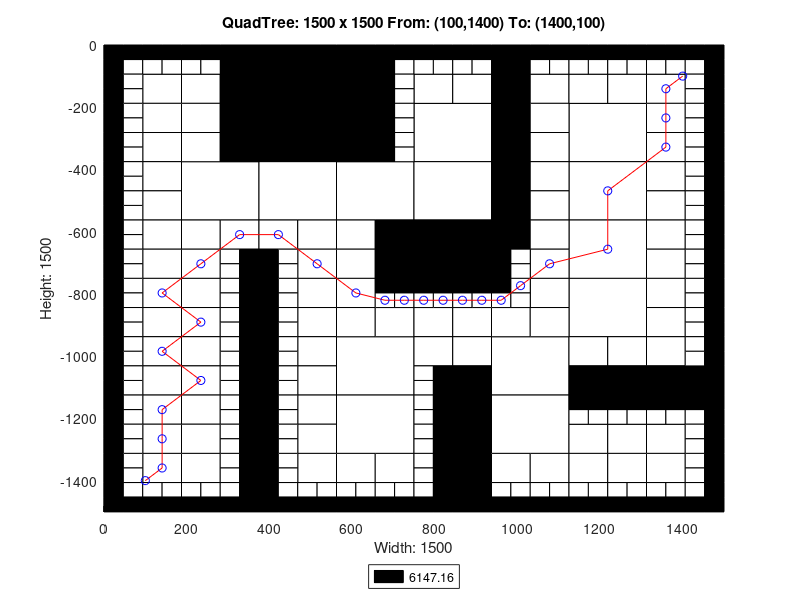

Write MATLAB code to recreate this figure.
axis([0 1500 -1500 0]);
title('QuadTree: 1500 x 1500 From: (100,1400) To: (1400,100)');
xlabel('Width: 1500');
ylabel('Height: 1500');
rectangle('Position',[375 -187.5 187.5 187.5], 'FaceColor',[0 0 0]);
rectangle('Position',[375 -375 187.5 187.5], 'FaceColor',[0 0 0]);
rectangle('Position',[187.5 -562.5 187.5 187.5], 'FaceColor',[1 1 1]);
rectangle('Position',[375 -562.5 187.5 187.5], 'FaceColor',[1 1 1]);
rectangle('Position',[562.5 -562.5 187.5 187.5], 'FaceColor',[1 1 1]);
rectangle('Position',[750 -375 187.5 187.5], 'FaceColor',[1 1 1]);
rectangle('Position',[1125 -375 187.5 187.5], 'FaceColor',[1 1 1]);
rectangle('Position',[750 -562.5 187.5 187.5], 'FaceColor',[1 1 1]);
rectangle('Position',[750 -750 187.5 187.5], 'FaceColor',[0 0 0]);
rectangle('Position',[1125 -562.5 187.5 187.5], 'FaceColor',[1 1 1]);
rectangle('Position',[1125 -750 187.5 187.5], 'FaceColor',[1 1 1]);
rectangle('Position',[562.5 -1125 187.5 187.5], 'FaceColor',[1 1 1]);
rectangle('Position',[562.5 -1312.5 187.5 187.5], 'FaceColor',[1 1 1]);
rectangle('Position',[937.5 -1125 187.5 187.5], 'FaceColor',[1 1 1]);
rectangle('Position',[1125 -937.5 187.5 187.5], 'FaceColor',[1 1 1]);
rectangle('Position',[937.5 -1312.5 187.5 187.5], 'FaceColor',[1 1 1]);
rectangle('Position',[93.75 -187.5 93.75 93.75], 'FaceColor',[1 1 1]);
rectangle('Position',[281.25 -93.75 93.75 93.75], 'FaceColor',[0 0 0]);
rectangle('Position',[187.5 -187.5 93.75 93.75], 'FaceColor',[1 1 1]);
rectangle('Position',[281.25 -187.5 93.75 93.75], 'FaceColor',[0 0 0]);
rectangle('Position',[93.75 -281.25 93.75 93.75], 'FaceColor',[1 1 1]);
rectangle('Position',[93.75 -375 93.75 93.75], 'FaceColor',[1 1 1]);
rectangle('Position',[187.5 -281.25 93.75 93.75], 'FaceColor',[1 1 1]);
rectangle('Position',[281.25 -281.25 93.75 93.75], 'FaceColor',[0 0 0]);
rectangle('Position',[187.5 -375 93.75 93.75], 'FaceColor',[1 1 1]);
rectangle('Position',[281.25 -375 93.75 93.75], 'FaceColor',[0 0 0]);
rectangle('Position',[562.5 -93.75 93.75 93.75], 'FaceColor',[0 0 0]);
rectangle('Position',[562.5 -187.5 93.75 93.75], 'FaceColor',[0 0 0]);
rectangle('Position',[562.5 -281.25 93.75 93.75], 'FaceColor',[0 0 0]);
rectangle('Position',[562.5 -375 93.75 93.75], 'FaceColor',[0 0 0]);
rectangle('Position',[93.75 -468.75 93.75 93.75], 'FaceColor',[1 1 1]);
rectangle('Position',[93.75 -562.5 93.75 93.75], 'FaceColor',[1 1 1]);
rectangle('Position',[93.75 -656.25 93.75 93.75], 'FaceColor',[1 1 1]);
rectangle('Position',[93.75 -750 93.75 93.75], 'FaceColor',[1 1 1]);
rectangle('Position',[187.5 -656.25 93.75 93.75], 'FaceColor',[1 1 1]);
rectangle('Position',[281.25 -656.25 93.75 93.75], 'FaceColor',[1 1 1]);
rectangle('Position',[187.5 -750 93.75 93.75], 'FaceColor',[1 1 1]);
rectangle('Position',[375 -656.25 93.75 93.75], 'FaceColor',[1 1 1]);
rectangle('Position',[468.75 -656.25 93.75 93.75], 'FaceColor',[1 1 1]);
rectangle('Position',[468.75 -750 93.75 93.75], 'FaceColor',[1 1 1]);
rectangle('Position',[562.5 -656.25 93.75 93.75], 'FaceColor',[1 1 1]);
rectangle('Position',[656.25 -656.25 93.75 93.75], 'FaceColor',[0 0 0]);
rectangle('Position',[562.5 -750 93.75 93.75], 'FaceColor',[1 1 1]);
rectangle('Position',[656.25 -750 93.75 93.75], 'FaceColor',[0 0 0]);
rectangle('Position',[750 -187.5 93.75 93.75], 'FaceColor',[1 1 1]);
rectangle('Position',[843.75 -187.5 93.75 93.75], 'FaceColor',[1 1 1]);
rectangle('Position',[937.5 -93.75 93.75 93.75], 'FaceColor',[0 0 0]);
rectangle('Position',[937.5 -187.5 93.75 93.75], 'FaceColor',[0 0 0]);
rectangle('Position',[1031.25 -187.5 93.75 93.75], 'FaceColor',[1 1 1]);
rectangle('Position',[937.5 -281.25 93.75 93.75], 'FaceColor',[0 0 0]);
rectangle('Position',[1031.25 -281.25 93.75 93.75], 'FaceColor',[1 1 1]);
rectangle('Position',[937.5 -375 93.75 93.75], 'FaceColor',[0 0 0]);
rectangle('Position',[1031.25 -375 93.75 93.75], 'FaceColor',[1 1 1]);
rectangle('Position',[1125 -187.5 93.75 93.75], 'FaceColor',[1 1 1]);
rectangle('Position',[1218.75 -187.5 93.75 93.75], 'FaceColor',[1 1 1]);
rectangle('Position',[1312.5 -187.5 93.75 93.75], 'FaceColor',[1 1 1]);
rectangle('Position',[1312.5 -281.25 93.75 93.75], 'FaceColor',[1 1 1]);
rectangle('Position',[1312.5 -375 93.75 93.75], 'FaceColor',[1 1 1]);
rectangle('Position',[937.5 -468.75 93.75 93.75], 'FaceColor',[0 0 0]);
rectangle('Position',[1031.25 -468.75 93.75 93.75], 'FaceColor',[1 1 1]);
rectangle('Position',[937.5 -562.5 93.75 93.75], 'FaceColor',[0 0 0]);
rectangle('Position',[1031.25 -562.5 93.75 93.75], 'FaceColor',[1 1 1]);
rectangle('Position',[937.5 -656.25 93.75 93.75], 'FaceColor',[0 0 0]);
rectangle('Position',[1031.25 -656.25 93.75 93.75], 'FaceColor',[1 1 1]);
rectangle('Position',[1031.25 -750 93.75 93.75], 'FaceColor',[1 1 1]);
rectangle('Position',[1312.5 -468.75 93.75 93.75], 'FaceColor',[1 1 1]);
rectangle('Position',[1312.5 -562.5 93.75 93.75], 'FaceColor',[1 1 1]);
rectangle('Position',[1312.5 -656.25 93.75 93.75], 'FaceColor',[1 1 1]);
rectangle('Position',[1312.5 -750 93.75 93.75], 'FaceColor',[1 1 1]);
rectangle('Position',[93.75 -843.75 93.75 93.75], 'FaceColor',[1 1 1]);
rectangle('Position',[93.75 -937.5 93.75 93.75], 'FaceColor',[1 1 1]);
rectangle('Position',[187.5 -843.75 93.75 93.75], 'FaceColor',[1 1 1]);
rectangle('Position',[187.5 -937.5 93.75 93.75], 'FaceColor',[1 1 1]);
rectangle('Position',[93.75 -1031.25 93.75 93.75], 'FaceColor',[1 1 1]);
rectangle('Position',[93.75 -1125 93.75 93.75], 'FaceColor',[1 1 1]);
rectangle('Position',[187.5 -1031.25 93.75 93.75], 'FaceColor',[1 1 1]);
rectangle('Position',[187.5 -1125 93.75 93.75], 'FaceColor',[1 1 1]);
rectangle('Position',[468.75 -843.75 93.75 93.75], 'FaceColor',[1 1 1]);
rectangle('Position',[468.75 -937.5 93.75 93.75], 'FaceColor',[1 1 1]);
rectangle('Position',[562.5 -843.75 93.75 93.75], 'FaceColor',[1 1 1]);
rectangle('Position',[562.5 -937.5 93.75 93.75], 'FaceColor',[1 1 1]);
rectangle('Position',[656.25 -937.5 93.75 93.75], 'FaceColor',[1 1 1]);
rectangle('Position',[468.75 -1031.25 93.75 93.75], 'FaceColor',[1 1 1]);
rectangle('Position',[468.75 -1125 93.75 93.75], 'FaceColor',[1 1 1]);
rectangle('Position',[93.75 -1218.75 93.75 93.75], 'FaceColor',[1 1 1]);
rectangle('Position',[93.75 -1312.5 93.75 93.75], 'FaceColor',[1 1 1]);
rectangle('Position',[187.5 -1218.75 93.75 93.75], 'FaceColor',[1 1 1]);
rectangle('Position',[187.5 -1312.5 93.75 93.75], 'FaceColor',[1 1 1]);
rectangle('Position',[93.75 -1406.25 93.75 93.75], 'FaceColor',[1 1 1]);
rectangle('Position',[187.5 -1406.25 93.75 93.75], 'FaceColor',[1 1 1]);
rectangle('Position',[468.75 -1218.75 93.75 93.75], 'FaceColor',[1 1 1]);
rectangle('Position',[468.75 -1312.5 93.75 93.75], 'FaceColor',[1 1 1]);
rectangle('Position',[468.75 -1406.25 93.75 93.75], 'FaceColor',[1 1 1]);
rectangle('Position',[562.5 -1406.25 93.75 93.75], 'FaceColor',[1 1 1]);
rectangle('Position',[656.25 -1406.25 93.75 93.75], 'FaceColor',[1 1 1]);
rectangle('Position',[750 -937.5 93.75 93.75], 'FaceColor',[1 1 1]);
rectangle('Position',[843.75 -937.5 93.75 93.75], 'FaceColor',[1 1 1]);
rectangle('Position',[1031.25 -843.75 93.75 93.75], 'FaceColor',[1 1 1]);
rectangle('Position',[937.5 -937.5 93.75 93.75], 'FaceColor',[1 1 1]);
rectangle('Position',[1031.25 -937.5 93.75 93.75], 'FaceColor',[1 1 1]);
rectangle('Position',[750 -1031.25 93.75 93.75], 'FaceColor',[1 1 1]);
rectangle('Position',[843.75 -1031.25 93.75 93.75], 'FaceColor',[1 1 1]);
rectangle('Position',[843.75 -1125 93.75 93.75], 'FaceColor',[0 0 0]);
rectangle('Position',[1312.5 -843.75 93.75 93.75], 'FaceColor',[1 1 1]);
rectangle('Position',[1312.5 -937.5 93.75 93.75], 'FaceColor',[1 1 1]);
rectangle('Position',[1125 -1031.25 93.75 93.75], 'FaceColor',[1 1 1]);
rectangle('Position',[1218.75 -1031.25 93.75 93.75], 'FaceColor',[1 1 1]);
rectangle('Position',[1125 -1125 93.75 93.75], 'FaceColor',[0 0 0]);
rectangle('Position',[1218.75 -1125 93.75 93.75], 'FaceColor',[0 0 0]);
rectangle('Position',[1312.5 -1031.25 93.75 93.75], 'FaceColor',[1 1 1]);
rectangle('Position',[1312.5 -1125 93.75 93.75], 'FaceColor',[0 0 0]);
rectangle('Position',[1406.25 -1125 93.75 93.75], 'FaceColor',[0 0 0]);
rectangle('Position',[843.75 -1218.75 93.75 93.75], 'FaceColor',[0 0 0]);
rectangle('Position',[843.75 -1312.5 93.75 93.75], 'FaceColor',[0 0 0]);
rectangle('Position',[843.75 -1406.25 93.75 93.75], 'FaceColor',[0 0 0]);
rectangle('Position',[843.75 -1500 93.75 93.75], 'FaceColor',[0 0 0]);
rectangle('Position',[937.5 -1406.25 93.75 93.75], 'FaceColor',[1 1 1]);
rectangle('Position',[1031.25 -1406.25 93.75 93.75], 'FaceColor',[1 1 1]);
rectangle('Position',[1125 -1312.5 93.75 93.75], 'FaceColor',[1 1 1]);
rectangle('Position',[1218.75 -1312.5 93.75 93.75], 'FaceColor',[1 1 1]);
rectangle('Position',[1312.5 -1312.5 93.75 93.75], 'FaceColor',[1 1 1]);
rectangle('Position',[1125 -1406.25 93.75 93.75], 'FaceColor',[1 1 1]);
rectangle('Position',[1218.75 -1406.25 93.75 93.75], 'FaceColor',[1 1 1]);
rectangle('Position',[1312.5 -1406.25 93.75 93.75], 'FaceColor',[1 1 1]);
rectangle('Position',[0 -46.875 46.875 46.875], 'FaceColor',[0 0 0]);
rectangle('Position',[46.875 -46.875 46.875 46.875], 'FaceColor',[0 0 0]);
rectangle('Position',[0 -93.75 46.875 46.875], 'FaceColor',[0 0 0]);
rectangle('Position',[46.875 -93.75 46.875 46.875], 'FaceColor',[1 1 1]);
rectangle('Position',[93.75 -46.875 46.875 46.875], 'FaceColor',[0 0 0]);
rectangle('Position',[140.625 -46.875 46.875 46.875], 'FaceColor',[0 0 0]);
rectangle('Position',[93.75 -93.75 46.875 46.875], 'FaceColor',[1 1 1]);
rectangle('Position',[140.625 -93.75 46.875 46.875], 'FaceColor',[1 1 1]);
rectangle('Position',[0 -140.625 46.875 46.875], 'FaceColor',[0 0 0]);
rectangle('Position',[46.875 -140.625 46.875 46.875], 'FaceColor',[1 1 1]);
rectangle('Position',[0 -187.5 46.875 46.875], 'FaceColor',[0 0 0]);
rectangle('Position',[46.875 -187.5 46.875 46.875], 'FaceColor',[1 1 1]);
rectangle('Position',[187.5 -46.875 46.875 46.875], 'FaceColor',[0 0 0]);
rectangle('Position',[234.375 -46.875 46.875 46.875], 'FaceColor',[0 0 0]);
rectangle('Position',[187.5 -93.75 46.875 46.875], 'FaceColor',[1 1 1]);
rectangle('Position',[234.375 -93.75 46.875 46.875], 'FaceColor',[1 1 1]);
rectangle('Position',[0 -234.375 46.875 46.875], 'FaceColor',[0 0 0]);
rectangle('Position',[46.875 -234.375 46.875 46.875], 'FaceColor',[1 1 1]);
rectangle('Position',[0 -281.25 46.875 46.875], 'FaceColor',[0 0 0]);
rectangle('Position',[46.875 -281.25 46.875 46.875], 'FaceColor',[1 1 1]);
rectangle('Position',[0 -328.125 46.875 46.875], 'FaceColor',[0 0 0]);
rectangle('Position',[46.875 -328.125 46.875 46.875], 'FaceColor',[1 1 1]);
rectangle('Position',[0 -375 46.875 46.875], 'FaceColor',[0 0 0]);
rectangle('Position',[46.875 -375 46.875 46.875], 'FaceColor',[1 1 1]);
rectangle('Position',[656.25 -46.875 46.875 46.875], 'FaceColor',[0 0 0]);
rectangle('Position',[703.125 -46.875 46.875 46.875], 'FaceColor',[0 0 0]);
rectangle('Position',[656.25 -93.75 46.875 46.875], 'FaceColor',[0 0 0]);
rectangle('Position',[703.125 -93.75 46.875 46.875], 'FaceColor',[1 1 1]);
rectangle('Position',[656.25 -140.625 46.875 46.875], 'FaceColor',[0 0 0]);
rectangle('Position',[703.125 -140.625 46.875 46.875], 'FaceColor',[1 1 1]);
rectangle('Position',[656.25 -187.5 46.875 46.875], 'FaceColor',[0 0 0]);
rectangle('Position',[703.125 -187.5 46.875 46.875], 'FaceColor',[1 1 1]);
rectangle('Position',[656.25 -234.375 46.875 46.875], 'FaceColor',[0 0 0]);
rectangle('Position',[703.125 -234.375 46.875 46.875], 'FaceColor',[1 1 1]);
rectangle('Position',[656.25 -281.25 46.875 46.875], 'FaceColor',[0 0 0]);
rectangle('Position',[703.125 -281.25 46.875 46.875], 'FaceColor',[1 1 1]);
rectangle('Position',[656.25 -328.125 46.875 46.875], 'FaceColor',[0 0 0]);
rectangle('Position',[703.125 -328.125 46.875 46.875], 'FaceColor',[1 1 1]);
rectangle('Position',[656.25 -375 46.875 46.875], 'FaceColor',[0 0 0]);
rectangle('Position',[703.125 -375 46.875 46.875], 'FaceColor',[1 1 1]);
rectangle('Position',[0 -421.875 46.875 46.875], 'FaceColor',[0 0 0]);
rectangle('Position',[46.875 -421.875 46.875 46.875], 'FaceColor',[1 1 1]);
rectangle('Position',[0 -468.75 46.875 46.875], 'FaceColor',[0 0 0]);
rectangle('Position',[46.875 -468.75 46.875 46.875], 'FaceColor',[1 1 1]);
rectangle('Position',[0 -515.625 46.875 46.875], 'FaceColor',[0 0 0]);
rectangle('Position',[46.875 -515.625 46.875 46.875], 'FaceColor',[1 1 1]);
rectangle('Position',[0 -562.5 46.875 46.875], 'FaceColor',[0 0 0]);
rectangle('Position',[46.875 -562.5 46.875 46.875], 'FaceColor',[1 1 1]);
rectangle('Position',[0 -609.375 46.875 46.875], 'FaceColor',[0 0 0]);
rectangle('Position',[46.875 -609.375 46.875 46.875], 'FaceColor',[1 1 1]);
rectangle('Position',[0 -656.25 46.875 46.875], 'FaceColor',[0 0 0]);
rectangle('Position',[46.875 -656.25 46.875 46.875], 'FaceColor',[1 1 1]);
rectangle('Position',[0 -703.125 46.875 46.875], 'FaceColor',[0 0 0]);
rectangle('Position',[46.875 -703.125 46.875 46.875], 'FaceColor',[1 1 1]);
rectangle('Position',[0 -750 46.875 46.875], 'FaceColor',[0 0 0]);
rectangle('Position',[46.875 -750 46.875 46.875], 'FaceColor',[1 1 1]);
rectangle('Position',[281.25 -703.125 46.875 46.875], 'FaceColor',[1 1 1]);
rectangle('Position',[328.125 -703.125 46.875 46.875], 'FaceColor',[0 0 0]);
rectangle('Position',[281.25 -750 46.875 46.875], 'FaceColor',[1 1 1]);
rectangle('Position',[328.125 -750 46.875 46.875], 'FaceColor',[0 0 0]);
rectangle('Position',[375 -703.125 46.875 46.875], 'FaceColor',[0 0 0]);
rectangle('Position',[421.875 -703.125 46.875 46.875], 'FaceColor',[1 1 1]);
rectangle('Position',[375 -750 46.875 46.875], 'FaceColor',[0 0 0]);
rectangle('Position',[421.875 -750 46.875 46.875], 'FaceColor',[1 1 1]);
rectangle('Position',[750 -46.875 46.875 46.875], 'FaceColor',[0 0 0]);
rectangle('Position',[796.875 -46.875 46.875 46.875], 'FaceColor',[0 0 0]);
rectangle('Position',[750 -93.75 46.875 46.875], 'FaceColor',[1 1 1]);
rectangle('Position',[796.875 -93.75 46.875 46.875], 'FaceColor',[1 1 1]);
rectangle('Position',[843.75 -46.875 46.875 46.875], 'FaceColor',[0 0 0]);
rectangle('Position',[890.625 -46.875 46.875 46.875], 'FaceColor',[0 0 0]);
rectangle('Position',[843.75 -93.75 46.875 46.875], 'FaceColor',[1 1 1]);
rectangle('Position',[890.625 -93.75 46.875 46.875], 'FaceColor',[1 1 1]);
rectangle('Position',[1031.25 -46.875 46.875 46.875], 'FaceColor',[0 0 0]);
rectangle('Position',[1078.12 -46.875 46.875 46.875], 'FaceColor',[0 0 0]);
rectangle('Position',[1031.25 -93.75 46.875 46.875], 'FaceColor',[1 1 1]);
rectangle('Position',[1078.12 -93.75 46.875 46.875], 'FaceColor',[1 1 1]);
rectangle('Position',[1125 -46.875 46.875 46.875], 'FaceColor',[0 0 0]);
rectangle('Position',[1171.88 -46.875 46.875 46.875], 'FaceColor',[0 0 0]);
rectangle('Position',[1125 -93.75 46.875 46.875], 'FaceColor',[1 1 1]);
rectangle('Position',[1171.88 -93.75 46.875 46.875], 'FaceColor',[1 1 1]);
rectangle('Position',[1218.75 -46.875 46.875 46.875], 'FaceColor',[0 0 0]);
rectangle('Position',[1265.62 -46.875 46.875 46.875], 'FaceColor',[0 0 0]);
rectangle('Position',[1218.75 -93.75 46.875 46.875], 'FaceColor',[1 1 1]);
rectangle('Position',[1265.62 -93.75 46.875 46.875], 'FaceColor',[1 1 1]);
rectangle('Position',[1312.5 -46.875 46.875 46.875], 'FaceColor',[0 0 0]);
rectangle('Position',[1359.38 -46.875 46.875 46.875], 'FaceColor',[0 0 0]);
rectangle('Position',[1312.5 -93.75 46.875 46.875], 'FaceColor',[1 1 1]);
rectangle('Position',[1359.38 -93.75 46.875 46.875], 'FaceColor',[1 1 1]);
rectangle('Position',[1406.25 -46.875 46.875 46.875], 'FaceColor',[0 0 0]);
rectangle('Position',[1453.12 -46.875 46.875 46.875], 'FaceColor',[0 0 0]);
rectangle('Position',[1406.25 -93.75 46.875 46.875], 'FaceColor',[1 1 1]);
rectangle('Position',[1453.12 -93.75 46.875 46.875], 'FaceColor',[0 0 0]);
rectangle('Position',[1406.25 -140.625 46.875 46.875], 'FaceColor',[1 1 1]);
rectangle('Position',[1453.12 -140.625 46.875 46.875], 'FaceColor',[0 0 0]);
rectangle('Position',[1406.25 -187.5 46.875 46.875], 'FaceColor',[1 1 1]);
rectangle('Position',[1453.12 -187.5 46.875 46.875], 'FaceColor',[0 0 0]);
rectangle('Position',[1406.25 -234.375 46.875 46.875], 'FaceColor',[1 1 1]);
rectangle('Position',[1453.12 -234.375 46.875 46.875], 'FaceColor',[0 0 0]);
rectangle('Position',[1406.25 -281.25 46.875 46.875], 'FaceColor',[1 1 1]);
rectangle('Position',[1453.12 -281.25 46.875 46.875], 'FaceColor',[0 0 0]);
rectangle('Position',[1406.25 -328.125 46.875 46.875], 'FaceColor',[1 1 1]);
rectangle('Position',[1453.12 -328.125 46.875 46.875], 'FaceColor',[0 0 0]);
rectangle('Position',[1406.25 -375 46.875 46.875], 'FaceColor',[1 1 1]);
rectangle('Position',[1453.12 -375 46.875 46.875], 'FaceColor',[0 0 0]);
rectangle('Position',[937.5 -703.125 46.875 46.875], 'FaceColor',[0 0 0]);
rectangle('Position',[984.375 -703.125 46.875 46.875], 'FaceColor',[1 1 1]);
rectangle('Position',[937.5 -750 46.875 46.875], 'FaceColor',[0 0 0]);
rectangle('Position',[984.375 -750 46.875 46.875], 'FaceColor',[1 1 1]);
rectangle('Position',[1406.25 -421.875 46.875 46.875], 'FaceColor',[1 1 1]);
rectangle('Position',[1453.12 -421.875 46.875 46.875], 'FaceColor',[0 0 0]);
rectangle('Position',[1406.25 -468.75 46.875 46.875], 'FaceColor',[1 1 1]);
rectangle('Position',[1453.12 -468.75 46.875 46.875], 'FaceColor',[0 0 0]);
rectangle('Position',[1406.25 -515.625 46.875 46.875], 'FaceColor',[1 1 1]);
rectangle('Position',[1453.12 -515.625 46.875 46.875], 'FaceColor',[0 0 0]);
rectangle('Position',[1406.25 -562.5 46.875 46.875], 'FaceColor',[1 1 1]);
rectangle('Position',[1453.12 -562.5 46.875 46.875], 'FaceColor',[0 0 0]);
rectangle('Position',[1406.25 -609.375 46.875 46.875], 'FaceColor',[1 1 1]);
rectangle('Position',[1453.12 -609.375 46.875 46.875], 'FaceColor',[0 0 0]);
rectangle('Position',[1406.25 -656.25 46.875 46.875], 'FaceColor',[1 1 1]);
rectangle('Position',[1453.12 -656.25 46.875 46.875], 'FaceColor',[0 0 0]);
rectangle('Position',[1406.25 -703.125 46.875 46.875], 'FaceColor',[1 1 1]);
rectangle('Position',[1453.12 -703.125 46.875 46.875], 'FaceColor',[0 0 0]);
rectangle('Position',[1406.25 -750 46.875 46.875], 'FaceColor',[1 1 1]);
rectangle('Position',[1453.12 -750 46.875 46.875], 'FaceColor',[0 0 0]);
rectangle('Position',[0 -796.875 46.875 46.875], 'FaceColor',[0 0 0]);
rectangle('Position',[46.875 -796.875 46.875 46.875], 'FaceColor',[1 1 1]);
rectangle('Position',[0 -843.75 46.875 46.875], 'FaceColor',[0 0 0]);
rectangle('Position',[46.875 -843.75 46.875 46.875], 'FaceColor',[1 1 1]);
rectangle('Position',[0 -890.625 46.875 46.875], 'FaceColor',[0 0 0]);
rectangle('Position',[46.875 -890.625 46.875 46.875], 'FaceColor',[1 1 1]);
rectangle('Position',[0 -937.5 46.875 46.875], 'FaceColor',[0 0 0]);
rectangle('Position',[46.875 -937.5 46.875 46.875], 'FaceColor',[1 1 1]);
rectangle('Position',[281.25 -796.875 46.875 46.875], 'FaceColor',[1 1 1]);
rectangle('Position',[328.125 -796.875 46.875 46.875], 'FaceColor',[0 0 0]);
rectangle('Position',[281.25 -843.75 46.875 46.875], 'FaceColor',[1 1 1]);
rectangle('Position',[328.125 -843.75 46.875 46.875], 'FaceColor',[0 0 0]);
rectangle('Position',[281.25 -890.625 46.875 46.875], 'FaceColor',[1 1 1]);
rectangle('Position',[328.125 -890.625 46.875 46.875], 'FaceColor',[0 0 0]);
rectangle('Position',[281.25 -937.5 46.875 46.875], 'FaceColor',[1 1 1]);
rectangle('Position',[328.125 -937.5 46.875 46.875], 'FaceColor',[0 0 0]);
rectangle('Position',[0 -984.375 46.875 46.875], 'FaceColor',[0 0 0]);
rectangle('Position',[46.875 -984.375 46.875 46.875], 'FaceColor',[1 1 1]);
rectangle('Position',[0 -1031.25 46.875 46.875], 'FaceColor',[0 0 0]);
rectangle('Position',[46.875 -1031.25 46.875 46.875], 'FaceColor',[1 1 1]);
rectangle('Position',[0 -1078.12 46.875 46.875], 'FaceColor',[0 0 0]);
rectangle('Position',[46.875 -1078.12 46.875 46.875], 'FaceColor',[1 1 1]);
rectangle('Position',[0 -1125 46.875 46.875], 'FaceColor',[0 0 0]);
rectangle('Position',[46.875 -1125 46.875 46.875], 'FaceColor',[1 1 1]);
rectangle('Position',[281.25 -984.375 46.875 46.875], 'FaceColor',[1 1 1]);
rectangle('Position',[328.125 -984.375 46.875 46.875], 'FaceColor',[0 0 0]);
rectangle('Position',[281.25 -1031.25 46.875 46.875], 'FaceColor',[1 1 1]);
rectangle('Position',[328.125 -1031.25 46.875 46.875], 'FaceColor',[0 0 0]);
rectangle('Position',[281.25 -1078.12 46.875 46.875], 'FaceColor',[1 1 1]);
rectangle('Position',[328.125 -1078.12 46.875 46.875], 'FaceColor',[0 0 0]);
rectangle('Position',[281.25 -1125 46.875 46.875], 'FaceColor',[1 1 1]);
rectangle('Position',[328.125 -1125 46.875 46.875], 'FaceColor',[0 0 0]);
rectangle('Position',[375 -796.875 46.875 46.875], 'FaceColor',[0 0 0]);
rectangle('Position',[421.875 -796.875 46.875 46.875], 'FaceColor',[1 1 1]);
rectangle('Position',[375 -843.75 46.875 46.875], 'FaceColor',[0 0 0]);
rectangle('Position',[421.875 -843.75 46.875 46.875], 'FaceColor',[1 1 1]);
rectangle('Position',[375 -890.625 46.875 46.875], 'FaceColor',[0 0 0]);
rectangle('Position',[421.875 -890.625 46.875 46.875], 'FaceColor',[1 1 1]);
rectangle('Position',[375 -937.5 46.875 46.875], 'FaceColor',[0 0 0]);
rectangle('Position',[421.875 -937.5 46.875 46.875], 'FaceColor',[1 1 1]);
rectangle('Position',[656.25 -796.875 46.875 46.875], 'FaceColor',[0 0 0]);
rectangle('Position',[703.125 -796.875 46.875 46.875], 'FaceColor',[0 0 0]);
rectangle('Position',[656.25 -843.75 46.875 46.875], 'FaceColor',[1 1 1]);
rectangle('Position',[703.125 -843.75 46.875 46.875], 'FaceColor',[1 1 1]);
rectangle('Position',[375 -984.375 46.875 46.875], 'FaceColor',[0 0 0]);
rectangle('Position',[421.875 -984.375 46.875 46.875], 'FaceColor',[1 1 1]);
rectangle('Position',[375 -1031.25 46.875 46.875], 'FaceColor',[0 0 0]);
rectangle('Position',[421.875 -1031.25 46.875 46.875], 'FaceColor',[1 1 1]);
rectangle('Position',[375 -1078.12 46.875 46.875], 'FaceColor',[0 0 0]);
rectangle('Position',[421.875 -1078.12 46.875 46.875], 'FaceColor',[1 1 1]);
rectangle('Position',[375 -1125 46.875 46.875], 'FaceColor',[0 0 0]);
rectangle('Position',[421.875 -1125 46.875 46.875], 'FaceColor',[1 1 1]);
rectangle('Position',[0 -1171.88 46.875 46.875], 'FaceColor',[0 0 0]);
rectangle('Position',[46.875 -1171.88 46.875 46.875], 'FaceColor',[1 1 1]);
rectangle('Position',[0 -1218.75 46.875 46.875], 'FaceColor',[0 0 0]);
rectangle('Position',[46.875 -1218.75 46.875 46.875], 'FaceColor',[1 1 1]);
rectangle('Position',[0 -1265.62 46.875 46.875], 'FaceColor',[0 0 0]);
rectangle('Position',[46.875 -1265.62 46.875 46.875], 'FaceColor',[1 1 1]);
rectangle('Position',[0 -1312.5 46.875 46.875], 'FaceColor',[0 0 0]);
rectangle('Position',[46.875 -1312.5 46.875 46.875], 'FaceColor',[1 1 1]);
rectangle('Position',[281.25 -1171.88 46.875 46.875], 'FaceColor',[1 1 1]);
rectangle('Position',[328.125 -1171.88 46.875 46.875], 'FaceColor',[0 0 0]);
rectangle('Position',[281.25 -1218.75 46.875 46.875], 'FaceColor',[1 1 1]);
rectangle('Position',[328.125 -1218.75 46.875 46.875], 'FaceColor',[0 0 0]);
rectangle('Position',[281.25 -1265.62 46.875 46.875], 'FaceColor',[1 1 1]);
rectangle('Position',[328.125 -1265.62 46.875 46.875], 'FaceColor',[0 0 0]);
rectangle('Position',[281.25 -1312.5 46.875 46.875], 'FaceColor',[1 1 1]);
rectangle('Position',[328.125 -1312.5 46.875 46.875], 'FaceColor',[0 0 0]);
rectangle('Position',[0 -1359.38 46.875 46.875], 'FaceColor',[0 0 0]);
rectangle('Position',[46.875 -1359.38 46.875 46.875], 'FaceColor',[1 1 1]);
rectangle('Position',[0 -1406.25 46.875 46.875], 'FaceColor',[0 0 0]);
rectangle('Position',[46.875 -1406.25 46.875 46.875], 'FaceColor',[1 1 1]);
rectangle('Position',[0 -1453.12 46.875 46.875], 'FaceColor',[0 0 0]);
rectangle('Position',[46.875 -1453.12 46.875 46.875], 'FaceColor',[1 1 1]);
rectangle('Position',[0 -1500 46.875 46.875], 'FaceColor',[0 0 0]);
rectangle('Position',[46.875 -1500 46.875 46.875], 'FaceColor',[0 0 0]);
rectangle('Position',[93.75 -1453.12 46.875 46.875], 'FaceColor',[1 1 1]);
rectangle('Position',[140.625 -1453.12 46.875 46.875], 'FaceColor',[1 1 1]);
rectangle('Position',[93.75 -1500 46.875 46.875], 'FaceColor',[0 0 0]);
rectangle('Position',[140.625 -1500 46.875 46.875], 'FaceColor',[0 0 0]);
rectangle('Position',[281.25 -1359.38 46.875 46.875], 'FaceColor',[1 1 1]);
rectangle('Position',[328.125 -1359.38 46.875 46.875], 'FaceColor',[0 0 0]);
rectangle('Position',[281.25 -1406.25 46.875 46.875], 'FaceColor',[1 1 1]);
rectangle('Position',[328.125 -1406.25 46.875 46.875], 'FaceColor',[0 0 0]);
rectangle('Position',[187.5 -1453.12 46.875 46.875], 'FaceColor',[1 1 1]);
rectangle('Position',[234.375 -1453.12 46.875 46.875], 'FaceColor',[1 1 1]);
rectangle('Position',[187.5 -1500 46.875 46.875], 'FaceColor',[0 0 0]);
rectangle('Position',[234.375 -1500 46.875 46.875], 'FaceColor',[0 0 0]);
rectangle('Position',[281.25 -1453.12 46.875 46.875], 'FaceColor',[1 1 1]);
rectangle('Position',[328.125 -1453.12 46.875 46.875], 'FaceColor',[0 0 0]);
rectangle('Position',[281.25 -1500 46.875 46.875], 'FaceColor',[0 0 0]);
rectangle('Position',[328.125 -1500 46.875 46.875], 'FaceColor',[0 0 0]);
rectangle('Position',[375 -1171.88 46.875 46.875], 'FaceColor',[0 0 0]);
rectangle('Position',[421.875 -1171.88 46.875 46.875], 'FaceColor',[1 1 1]);
rectangle('Position',[375 -1218.75 46.875 46.875], 'FaceColor',[0 0 0]);
rectangle('Position',[421.875 -1218.75 46.875 46.875], 'FaceColor',[1 1 1]);
rectangle('Position',[375 -1265.62 46.875 46.875], 'FaceColor',[0 0 0]);
rectangle('Position',[421.875 -1265.62 46.875 46.875], 'FaceColor',[1 1 1]);
rectangle('Position',[375 -1312.5 46.875 46.875], 'FaceColor',[0 0 0]);
rectangle('Position',[421.875 -1312.5 46.875 46.875], 'FaceColor',[1 1 1]);
rectangle('Position',[375 -1359.38 46.875 46.875], 'FaceColor',[0 0 0]);
rectangle('Position',[421.875 -1359.38 46.875 46.875], 'FaceColor',[1 1 1]);
rectangle('Position',[375 -1406.25 46.875 46.875], 'FaceColor',[0 0 0]);
rectangle('Position',[421.875 -1406.25 46.875 46.875], 'FaceColor',[1 1 1]);
rectangle('Position',[375 -1453.12 46.875 46.875], 'FaceColor',[0 0 0]);
rectangle('Position',[421.875 -1453.12 46.875 46.875], 'FaceColor',[1 1 1]);
rectangle('Position',[375 -1500 46.875 46.875], 'FaceColor',[0 0 0]);
rectangle('Position',[421.875 -1500 46.875 46.875], 'FaceColor',[0 0 0]);
rectangle('Position',[468.75 -1453.12 46.875 46.875], 'FaceColor',[1 1 1]);
rectangle('Position',[515.625 -1453.12 46.875 46.875], 'FaceColor',[1 1 1]);
rectangle('Position',[468.75 -1500 46.875 46.875], 'FaceColor',[0 0 0]);
rectangle('Position',[515.625 -1500 46.875 46.875], 'FaceColor',[0 0 0]);
rectangle('Position',[562.5 -1453.12 46.875 46.875], 'FaceColor',[1 1 1]);
rectangle('Position',[609.375 -1453.12 46.875 46.875], 'FaceColor',[1 1 1]);
rectangle('Position',[562.5 -1500 46.875 46.875], 'FaceColor',[0 0 0]);
rectangle('Position',[609.375 -1500 46.875 46.875], 'FaceColor',[0 0 0]);
rectangle('Position',[656.25 -1453.12 46.875 46.875], 'FaceColor',[1 1 1]);
rectangle('Position',[703.125 -1453.12 46.875 46.875], 'FaceColor',[1 1 1]);
rectangle('Position',[656.25 -1500 46.875 46.875], 'FaceColor',[0 0 0]);
rectangle('Position',[703.125 -1500 46.875 46.875], 'FaceColor',[0 0 0]);
rectangle('Position',[750 -796.875 46.875 46.875], 'FaceColor',[0 0 0]);
rectangle('Position',[796.875 -796.875 46.875 46.875], 'FaceColor',[0 0 0]);
rectangle('Position',[750 -843.75 46.875 46.875], 'FaceColor',[1 1 1]);
rectangle('Position',[796.875 -843.75 46.875 46.875], 'FaceColor',[1 1 1]);
rectangle('Position',[843.75 -796.875 46.875 46.875], 'FaceColor',[0 0 0]);
rectangle('Position',[890.625 -796.875 46.875 46.875], 'FaceColor',[0 0 0]);
rectangle('Position',[843.75 -843.75 46.875 46.875], 'FaceColor',[1 1 1]);
rectangle('Position',[890.625 -843.75 46.875 46.875], 'FaceColor',[1 1 1]);
rectangle('Position',[937.5 -796.875 46.875 46.875], 'FaceColor',[0 0 0]);
rectangle('Position',[984.375 -796.875 46.875 46.875], 'FaceColor',[1 1 1]);
rectangle('Position',[937.5 -843.75 46.875 46.875], 'FaceColor',[1 1 1]);
rectangle('Position',[984.375 -843.75 46.875 46.875], 'FaceColor',[1 1 1]);
rectangle('Position',[750 -1078.12 46.875 46.875], 'FaceColor',[1 1 1]);
rectangle('Position',[796.875 -1078.12 46.875 46.875], 'FaceColor',[0 0 0]);
rectangle('Position',[750 -1125 46.875 46.875], 'FaceColor',[1 1 1]);
rectangle('Position',[796.875 -1125 46.875 46.875], 'FaceColor',[0 0 0]);
rectangle('Position',[1406.25 -796.875 46.875 46.875], 'FaceColor',[1 1 1]);
rectangle('Position',[1453.12 -796.875 46.875 46.875], 'FaceColor',[0 0 0]);
rectangle('Position',[1406.25 -843.75 46.875 46.875], 'FaceColor',[1 1 1]);
rectangle('Position',[1453.12 -843.75 46.875 46.875], 'FaceColor',[0 0 0]);
rectangle('Position',[1406.25 -890.625 46.875 46.875], 'FaceColor',[1 1 1]);
rectangle('Position',[1453.12 -890.625 46.875 46.875], 'FaceColor',[0 0 0]);
rectangle('Position',[1406.25 -937.5 46.875 46.875], 'FaceColor',[1 1 1]);
rectangle('Position',[1453.12 -937.5 46.875 46.875], 'FaceColor',[0 0 0]);
rectangle('Position',[1406.25 -984.375 46.875 46.875], 'FaceColor',[1 1 1]);
rectangle('Position',[1453.12 -984.375 46.875 46.875], 'FaceColor',[0 0 0]);
rectangle('Position',[1406.25 -1031.25 46.875 46.875], 'FaceColor',[1 1 1]);
rectangle('Position',[1453.12 -1031.25 46.875 46.875], 'FaceColor',[0 0 0]);
rectangle('Position',[750 -1171.88 46.875 46.875], 'FaceColor',[1 1 1]);
rectangle('Position',[796.875 -1171.88 46.875 46.875], 'FaceColor',[0 0 0]);
rectangle('Position',[750 -1218.75 46.875 46.875], 'FaceColor',[1 1 1]);
rectangle('Position',[796.875 -1218.75 46.875 46.875], 'FaceColor',[0 0 0]);
rectangle('Position',[750 -1265.62 46.875 46.875], 'FaceColor',[1 1 1]);
rectangle('Position',[796.875 -1265.62 46.875 46.875], 'FaceColor',[0 0 0]);
rectangle('Position',[750 -1312.5 46.875 46.875], 'FaceColor',[1 1 1]);
rectangle('Position',[796.875 -1312.5 46.875 46.875], 'FaceColor',[0 0 0]);
rectangle('Position',[750 -1359.38 46.875 46.875], 'FaceColor',[1 1 1]);
rectangle('Position',[796.875 -1359.38 46.875 46.875], 'FaceColor',[0 0 0]);
rectangle('Position',[750 -1406.25 46.875 46.875], 'FaceColor',[1 1 1]);
rectangle('Position',[796.875 -1406.25 46.875 46.875], 'FaceColor',[0 0 0]);
rectangle('Position',[750 -1453.12 46.875 46.875], 'FaceColor',[1 1 1]);
rectangle('Position',[796.875 -1453.12 46.875 46.875], 'FaceColor',[0 0 0]);
rectangle('Position',[750 -1500 46.875 46.875], 'FaceColor',[0 0 0]);
rectangle('Position',[796.875 -1500 46.875 46.875], 'FaceColor',[0 0 0]);
rectangle('Position',[937.5 -1453.12 46.875 46.875], 'FaceColor',[1 1 1]);
rectangle('Position',[984.375 -1453.12 46.875 46.875], 'FaceColor',[1 1 1]);
rectangle('Position',[937.5 -1500 46.875 46.875], 'FaceColor',[0 0 0]);
rectangle('Position',[984.375 -1500 46.875 46.875], 'FaceColor',[0 0 0]);
rectangle('Position',[1031.25 -1453.12 46.875 46.875], 'FaceColor',[1 1 1]);
rectangle('Position',[1078.12 -1453.12 46.875 46.875], 'FaceColor',[1 1 1]);
rectangle('Position',[1031.25 -1500 46.875 46.875], 'FaceColor',[0 0 0]);
rectangle('Position',[1078.12 -1500 46.875 46.875], 'FaceColor',[0 0 0]);
rectangle('Position',[1125 -1171.88 46.875 46.875], 'FaceColor',[0 0 0]);
rectangle('Position',[1171.88 -1171.88 46.875 46.875], 'FaceColor',[0 0 0]);
rectangle('Position',[1125 -1218.75 46.875 46.875], 'FaceColor',[1 1 1]);
rectangle('Position',[1171.88 -1218.75 46.875 46.875], 'FaceColor',[1 1 1]);
rectangle('Position',[1218.75 -1171.88 46.875 46.875], 'FaceColor',[0 0 0]);
rectangle('Position',[1265.62 -1171.88 46.875 46.875], 'FaceColor',[0 0 0]);
rectangle('Position',[1218.75 -1218.75 46.875 46.875], 'FaceColor',[1 1 1]);
rectangle('Position',[1265.62 -1218.75 46.875 46.875], 'FaceColor',[1 1 1]);
rectangle('Position',[1312.5 -1171.88 46.875 46.875], 'FaceColor',[0 0 0]);
rectangle('Position',[1359.38 -1171.88 46.875 46.875], 'FaceColor',[0 0 0]);
rectangle('Position',[1312.5 -1218.75 46.875 46.875], 'FaceColor',[1 1 1]);
rectangle('Position',[1359.38 -1218.75 46.875 46.875], 'FaceColor',[1 1 1]);
rectangle('Position',[1406.25 -1171.88 46.875 46.875], 'FaceColor',[0 0 0]);
rectangle('Position',[1453.12 -1171.88 46.875 46.875], 'FaceColor',[0 0 0]);
rectangle('Position',[1406.25 -1218.75 46.875 46.875], 'FaceColor',[1 1 1]);
rectangle('Position',[1453.12 -1218.75 46.875 46.875], 'FaceColor',[0 0 0]);
rectangle('Position',[1406.25 -1265.62 46.875 46.875], 'FaceColor',[1 1 1]);
rectangle('Position',[1453.12 -1265.62 46.875 46.875], 'FaceColor',[0 0 0]);
rectangle('Position',[1406.25 -1312.5 46.875 46.875], 'FaceColor',[1 1 1]);
rectangle('Position',[1453.12 -1312.5 46.875 46.875], 'FaceColor',[0 0 0]);
rectangle('Position',[1125 -1453.12 46.875 46.875], 'FaceColor',[1 1 1]);
rectangle('Position',[1171.88 -1453.12 46.875 46.875], 'FaceColor',[1 1 1]);
rectangle('Position',[1125 -1500 46.875 46.875], 'FaceColor',[0 0 0]);
rectangle('Position',[1171.88 -1500 46.875 46.875], 'FaceColor',[0 0 0]);
rectangle('Position',[1218.75 -1453.12 46.875 46.875], 'FaceColor',[1 1 1]);
rectangle('Position',[1265.62 -1453.12 46.875 46.875], 'FaceColor',[1 1 1]);
rectangle('Position',[1218.75 -1500 46.875 46.875], 'FaceColor',[0 0 0]);
rectangle('Position',[1265.62 -1500 46.875 46.875], 'FaceColor',[0 0 0]);
rectangle('Position',[1406.25 -1359.38 46.875 46.875], 'FaceColor',[1 1 1]);
rectangle('Position',[1453.12 -1359.38 46.875 46.875], 'FaceColor',[0 0 0]);
rectangle('Position',[1406.25 -1406.25 46.875 46.875], 'FaceColor',[1 1 1]);
rectangle('Position',[1453.12 -1406.25 46.875 46.875], 'FaceColor',[0 0 0]);
rectangle('Position',[1312.5 -1453.12 46.875 46.875], 'FaceColor',[1 1 1]);
rectangle('Position',[1359.38 -1453.12 46.875 46.875], 'FaceColor',[1 1 1]);
rectangle('Position',[1312.5 -1500 46.875 46.875], 'FaceColor',[0 0 0]);
rectangle('Position',[1359.38 -1500 46.875 46.875], 'FaceColor',[0 0 0]);
rectangle('Position',[1406.25 -1453.12 46.875 46.875], 'FaceColor',[1 1 1]);
rectangle('Position',[1453.12 -1453.12 46.875 46.875], 'FaceColor',[0 0 0]);
rectangle('Position',[1406.25 -1500 46.875 46.875], 'FaceColor',[0 0 0]);
rectangle('Position',[1453.12 -1500 46.875 46.875], 'FaceColor',[0 0 0]);
X=[1400,1359.38,1359.38,1359.38,1218.75,1218.75,1078.12,1007.81,960.938,914.062,867.188,820.312,773.438,726.562,679.688,609.375,515.625,421.875,328.125,234.375,140.625,234.375,140.625,234.375,140.625,140.625,140.625,100];
Y=[-100,-140.625,-234.375,-328.125,-468.75,-656.25,-703.125,-773.438,-820.312,-820.312,-820.312,-820.312,-820.312,-820.312,-820.312,-796.875,-703.125,-609.375,-609.375,-703.125,-796.875,-890.625,-984.375,-1078.12,-1171.88,-1265.62,-1359.38,-1400];
hold on;
plot(X,Y,'r');
plot(X,Y,'bo');
legend('6147.16','Location','southoutside');
